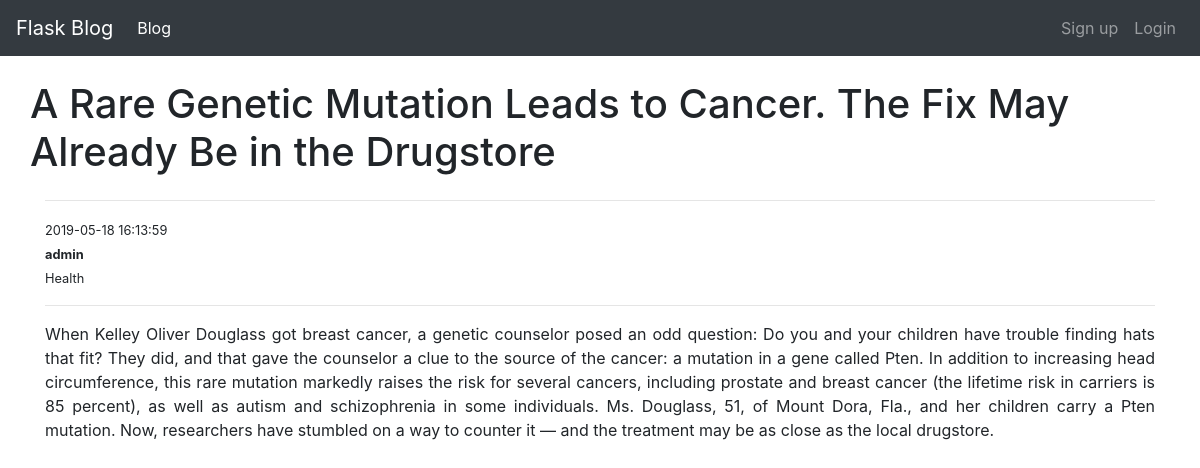
The page /read_post?postid=3 on the database its author committed.
### tables this page shows
CREATE TABLE post (
    postid INTEGER PRIMARY KEY AUTOINCREMENT,
    title TEXT,
    content TEXT,
    date_posted TEXT,
    auth_id TEXT,
    auth_name TEXT,
    cat TEXT,
    stat_post TEXT DEFAULT 'p'
);

### blog.py (the view)
@app.route('/read_post', methods=['GET'])
def read_post():
    postid = request.args.get('postid')
    cur = get_db().execute("SELECT * FROM post WHERE postid='%s'" % postid)
    rows = cur.fetchall()
    return render_template('read_post.html', rows=rows)

### blog.py (called while the page is built)
def get_db():
    db = getattr(g, '_database', None)
    if db is None:
        db = g._database = sql.connect(DATABASE)
    return db

### templates/read_post.html
{% extends 'layout.html' %}
{% block content %}
<div class="container">
    <div class="well">
        <div class="row">
             <div class="col-md-12">
                 {% for row in rows %}
                    <div class="row hidden-md hidden-lg"><h1 class="text-left" >{{ row[1] }}</h1></div>
                     <div class="">
                         <hr>
                         <small>{{ row[3] }}</small><br>
                         <small><strong>{{ row[5] }}</strong></small><br>
                         <small>{{ row[6] }}</small>
                         <hr>
                         <p class="text-justify">{{ row[2] }}</p>
                     </div>
                 {% endfor %}
             </div>
        </div>
    </div>
</div>
{% endblock %}

### static/css/layout.css (style rules this page uses)
html { position: relative; min-height: 100%; }
body { padding-top: 80px; }

### rows shown on the page
post: title "A Rare Genetic Mutation Leads to Cancer. The Fix May Already Be in the Drugstore", date_posted "2019-05-18 16:13:59", auth_name "admin", cat "Health", content "When Kelley Oliver Douglass got breast cancer, a genetic counselor posed an odd question: Do you and your children have trouble finding hats that fit? They did, and that gave the counselor a clue to the source of the cancer: a mutation in a gene called Pten. In addition to increasing head circumference, this rare mutation markedly raises the risk for several cancers, including prostate and breast cancer (the lifetime risk in carriers is 85 percent), as well as autism and schizophrenia in some individuals. Ms. Douglass, 51, of Mount Dora, Fla., and her children carry a Pten mutation. Now, researchers have stumbled on a way to counter it — and the treatment may be as close as the local…"
